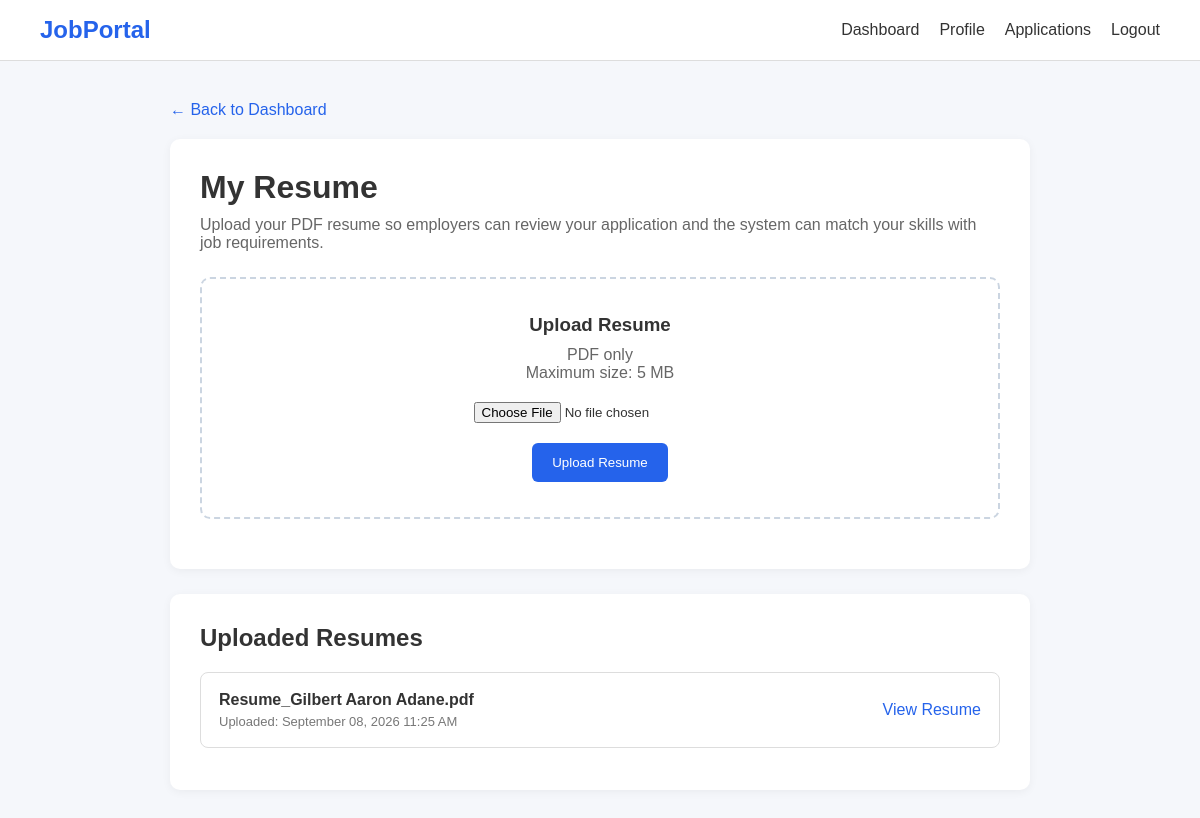
Screenshot of /applicant/resume.php (signed in) with the database file from the repository.
### tables this page shows
CREATE TABLE `resumes` (
  `id` int(10) UNSIGNED NOT NULL,
  `applicant_id` int(10) UNSIGNED NOT NULL,
  `file_name` varchar(255) NOT NULL,
  `file_path` varchar(500) NOT NULL,
  `file_type` varchar(100) DEFAULT NULL,
  `uploaded_at` timestamp NOT NULL DEFAULT current_timestamp()
);

### applicant/resume.php (the view, shortened to what this page needs)
<?php
require_once "../config/database.php";
$userId = $_SESSION["user_id"];
$stmt = $pdo->prepare("
    SELECT id
    FROM applicants
    WHERE user_id = ?
    LIMIT 1
");
$stmt->execute([$userId]);
$applicant = $stmt->fetch();
$applicantId = $applicant["id"];
$stmt = $pdo->prepare("
    SELECT *
    FROM resumes
    WHERE applicant_id = ?
    ORDER BY uploaded_at DESC
");
$stmt->execute([$applicantId]);
$resumes = $stmt->fetchAll();
?>
<!DOCTYPE html>
<html lang="en">
<head>
</head>
<body>
<nav class="navbar">
    <div class="logo">
        JobPortal
    </div>
    <div class="nav-links">
        <a href="dashboard.php">
            Dashboard
        </a>
        <a href="profile.php">
            Profile
        </a>
        <a href="applications.php">
            Applications
        </a>
        <a href="../logout.php">
            Logout
        </a>
    </div>
</nav>
<div class="container">
    <a href="dashboard.php" class="back">
        ← Back to Dashboard
    </a>
    <div class="card">
        <h1>
            My Resume
        </h1>
        <p class="subtitle">
            Upload your PDF resume so employers can review your application
            and the system can match your skills with job requirements.
        </p>
        <form
            method="POST"
            enctype="multipart/form-data"
        >
            <div class="upload-box">
                <h3>
                    Upload Resume
                </h3>
                <p style="margin-top:10px;color:#666;">
                    PDF only
                    <br>
                    Maximum size: 5 MB
                </p>
                <input
                    type="file"
                    name="resume"
                    accept=".pdf,application/pdf"
                    required
                >
                <br>
                <button type="submit">
                    Upload Resume
                </button>
            </div>
        </form>
    </div>
    <div class="card">
        <h2 style="margin-bottom:20px;">
            Uploaded Resumes
        </h2>
        <?php if (count($resumes) > 0): ?>
            <?php foreach ($resumes as $resume): ?>
                <div class="resume">
                    <div>
                        <div class="resume-name">
                            <?= htmlspecialchars(
                                $resume["file_name"]
                            ) ?>
                        </div>
                        <div class="resume-date">
                            Uploaded:
                            <?= date(
                                "F d, Y h:i A",
                                strtotime($resume["uploaded_at"])
                            ) ?>
                        </div>
                    </div>
                    <a
                        href="../<?= htmlspecialchars(
                            $resume["file_path"]
                        ) ?>"
                        target="_blank"
                        class="view"
                    >
                        View Resume
                    </a>
                </div>
            <?php endforeach; ?>
        <?php else: ?>
            <p>
                You haven't uploaded a resume yet.
            </p>
        <?php endif; ?>
    </div>
</div>
</body>
</html>

### applicant/resume.php (style rules this page uses)
* { box-sizing: border-box; margin: 0; padding: 0; }
body { font-family: Arial, sans-serif; background: #f5f7fb; color: #333; }
.navbar { background: white; border-bottom: 1px solid #ddd; padding: 16px 40px; display: flex; justify-content: space-between; align-items: center; }
.logo { font-size: 24px; font-weight: bold; color: #2563eb; }
.nav-links { display: flex; gap: 20px; }
.nav-links a { text-decoration: none; color: #333; }
.container { max-width: 900px; margin: 40px auto; padding: 0 20px; }
.back { display: inline-block; margin-bottom: 20px; text-decoration: none; color: #2563eb; }
.card { background: white; padding: 30px; border-radius: 10px; box-shadow: 0 2px 10px rgba(0,0,0,0.05); margin-bottom: 25px; }
h1 { margin-bottom: 10px; }
.subtitle { color: #666; margin-bottom: 25px; }
.upload-box { border: 2px dashed #cbd5e1; padding: 35px; text-align: center; border-radius: 10px; margin-bottom: 20px; }
input[type="file"] { margin: 20px 0; }
button { padding: 12px 20px; background: #2563eb; color: white; border: none; border-radius: 6px; cursor: pointer; }
.resume { padding: 18px; border: 1px solid #ddd; border-radius: 8px; margin-bottom: 12px; display: flex; justify-content: space-between; align-items: center; }
.resume-name { font-weight: bold; }
.resume-date { color: #777; font-size: 13px; margin-top: 5px; }
.view { color: #2563eb; text-decoration: none; }

### rows the page displays
resumes: file_name "Resume_Gilbert Aaron Adane.pdf", uploaded_at "September 08, 2026 11:25 AM"
